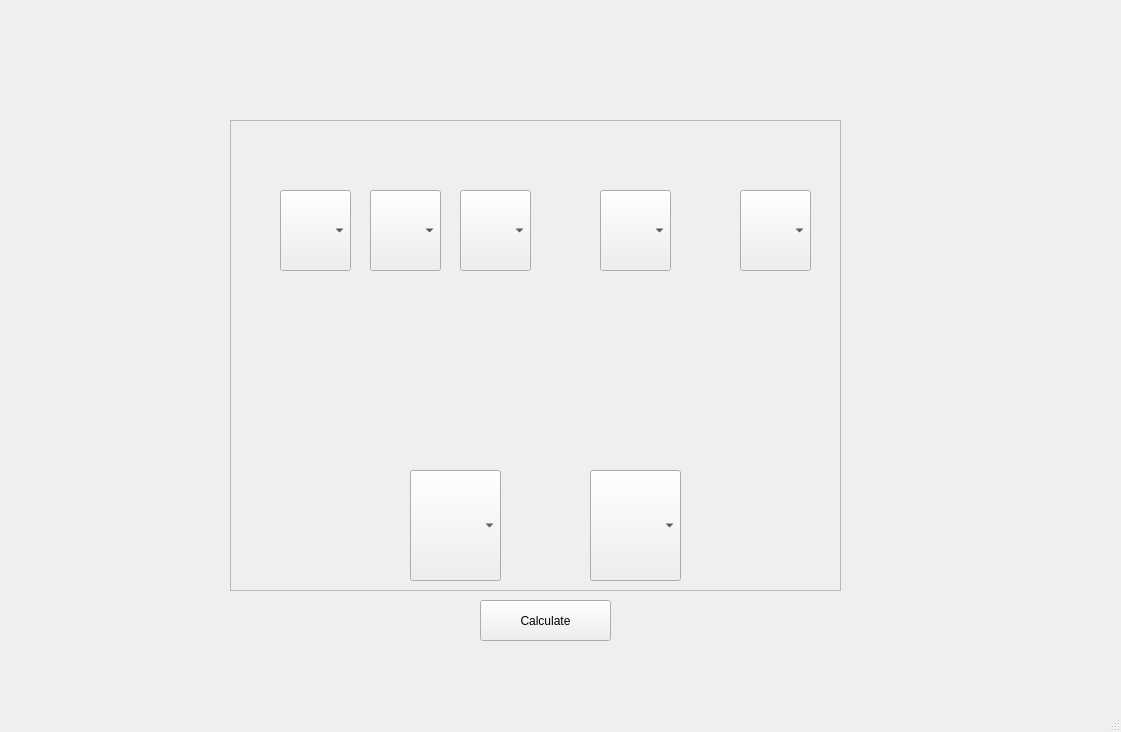
<?xml version="1.0" encoding="UTF-8"?>
<ui version="4.0">
 <class>MainWindow</class>
 <widget class="QMainWindow" name="MainWindow">
  <property name="geometry">
   <rect>
    <x>0</x>
    <y>0</y>
    <width>1121</width>
    <height>732</height>
   </rect>
  </property>
  <property name="windowTitle">
   <string>MainWindow</string>
  </property>
  <widget class="QWidget" name="centralwidget">
   <widget class="QFrame" name="frame">
    <property name="geometry">
     <rect>
      <x>230</x>
      <y>120</y>
      <width>611</width>
      <height>471</height>
     </rect>
    </property>
    <property name="styleSheet">
     <string notr="true">font: 18pt &quot;Segoe UI&quot;;</string>
    </property>
    <property name="frameShape">
     <enum>QFrame::StyledPanel</enum>
    </property>
    <property name="frameShadow">
     <enum>QFrame::Raised</enum>
    </property>
    <widget class="QComboBox" name="comboBox">
     <property name="geometry">
      <rect>
       <x>50</x>
       <y>70</y>
       <width>71</width>
       <height>81</height>
      </rect>
     </property>
     <item>
      <property name="text">
       <string/>
      </property>
     </item>
     <item>
      <property name="text">
       <string>AS</string>
      </property>
     </item>
     <item>
      <property name="text">
       <string>2S</string>
      </property>
     </item>
     <item>
      <property name="text">
       <string>3S</string>
      </property>
     </item>
     <item>
      <property name="text">
       <string>4S</string>
      </property>
     </item>
     <item>
      <property name="text">
       <string>5S</string>
      </property>
     </item>
     <item>
      <property name="text">
       <string>6S</string>
      </property>
     </item>
     <item>
      <property name="text">
       <string>7S</string>
      </property>
     </item>
     <item>
      <property name="text">
       <string>8S</string>
      </property>
     </item>
     <item>
      <property name="text">
       <string>9S</string>
      </property>
     </item>
     <item>
      <property name="text">
       <string>10S</string>
      </property>
     </item>
     <item>
      <property name="text">
       <string>JS</string>
      </property>
     </item>
     <item>
      <property name="text">
       <string>QS</string>
      </property>
     </item>
     <item>
      <property name="text">
       <string>KS</string>
      </property>
     </item>
     <item>
      <property name="text">
       <string>AC</string>
      </property>
     </item>
     <item>
      <property name="text">
       <string>2C</string>
      </property>
     </item>
     <item>
      <property name="text">
       <string>3C</string>
      </property>
     </item>
     <item>
      <property name="text">
       <string>4C</string>
      </property>
     </item>
     <item>
      <property name="text">
       <string>5C</string>
      </property>
     </item>
     <item>
      <property name="text">
       <string>6C</string>
      </property>
     </item>
     <item>
      <property name="text">
       <string>7C</string>
      </property>
     </item>
     <item>
      <property name="text">
       <string>8C</string>
      </property>
     </item>
     <item>
      <property name="text">
       <string>9C</string>
      </property>
     </item>
     <item>
      <property name="text">
       <string>10C</string>
      </property>
     </item>
     <item>
      <property name="text">
       <string>JC</string>
      </property>
     </item>
     <item>
      <property name="text">
       <string>QC</string>
      </property>
     </item>
     <item>
      <property name="text">
       <string>KC</string>
      </property>
     </item>
     <item>
      <property name="text">
       <string>AD</string>
      </property>
     </item>
     <item>
      <property name="text">
       <string>2D</string>
      </property>
     </item>
     <item>
      <property name="text">
       <string>3D</string>
      </property>
     </item>
     <item>
      <property name="text">
       <string>4D</string>
      </property>
     </item>
     <item>
      <property name="text">
       <string>5D</string>
      </property>
     </item>
     <item>
      <property name="text">
       <string>6D</string>
      </property>
     </item>
     <item>
      <property name="text">
       <string>7D</string>
      </property>
     </item>
     <item>
      <property name="text">
       <string>8D</string>
      </property>
     </item>
     <item>
      <property name="text">
       <string>9D</string>
      </property>
     </item>
     <item>
      <property name="text">
       <string>10D</string>
      </property>
     </item>
     <item>
      <property name="text">
       <string>JD</string>
      </property>
     </item>
     <item>
      <property name="text">
       <string>QD</string>
      </property>
     </item>
     <item>
      <property name="text">
       <string>KD</string>
      </property>
     </item>
     <item>
      <property name="text">
       <string>AH</string>
      </property>
     </item>
     <item>
      <property name="text">
       <string>2H</string>
      </property>
     </item>
     <item>
      <property name="text">
       <string>3H</string>
      </property>
     </item>
     <item>
      <property name="text">
       <string>4H</string>
      </property>
     </item>
     <item>
      <property name="text">
       <string>5H</string>
      </property>
     </item>
     <item>
      <property name="text">
       <string>6H</string>
      </property>
     </item>
     <item>
      <property name="text">
       <string>7H</string>
      </property>
     </item>
     <item>
      <property name="text">
       <string>8H</string>
      </property>
     </item>
     <item>
      <property name="text">
       <string>9H</string>
      </property>
     </item>
     <item>
      <property name="text">
       <string>10H</string>
      </property>
     </item>
     <item>
      <property name="text">
       <string>JH</string>
      </property>
     </item>
     <item>
      <property name="text">
       <string>QH</string>
      </property>
     </item>
     <item>
      <property name="text">
       <string>KH</string>
      </property>
     </item>
    </widget>
    <widget class="QComboBox" name="comboBox_2">
     <property name="geometry">
      <rect>
       <x>140</x>
       <y>70</y>
       <width>71</width>
       <height>81</height>
      </rect>
     </property>
     <item>
      <property name="text">
       <string/>
      </property>
     </item>
     <item>
      <property name="text">
       <string>AS</string>
      </property>
     </item>
     <item>
      <property name="text">
       <string>2S</string>
      </property>
     </item>
     <item>
      <property name="text">
       <string>3S</string>
      </property>
     </item>
     <item>
      <property name="text">
       <string>4S</string>
      </property>
     </item>
     <item>
      <property name="text">
       <string>5S</string>
      </property>
     </item>
     <item>
      <property name="text">
       <string>6S</string>
      </property>
     </item>
     <item>
      <property name="text">
       <string>7S</string>
      </property>
     </item>
     <item>
      <property name="text">
       <string>8S</string>
      </property>
     </item>
     <item>
      <property name="text">
       <string>9S</string>
      </property>
     </item>
     <item>
      <property name="text">
       <string>10S</string>
      </property>
     </item>
     <item>
      <property name="text">
       <string>JS</string>
      </property>
     </item>
     <item>
      <property name="text">
       <string>QS</string>
      </property>
     </item>
     <item>
      <property name="text">
       <string>KS</string>
      </property>
     </item>
     <item>
      <property name="text">
       <string>AC</string>
      </property>
     </item>
     <item>
      <property name="text">
       <string>2C</string>
      </property>
     </item>
     <item>
      <property name="text">
       <string>3C</string>
      </property>
     </item>
     <item>
      <property name="text">
       <string>4C</string>
      </property>
     </item>
     <item>
      <property name="text">
       <string>5C</string>
      </property>
     </item>
     <item>
      <property name="text">
       <string>6C</string>
      </property>
     </item>
     <item>
      <property name="text">
       <string>7C</string>
      </property>
     </item>
     <item>
      <property name="text">
       <string>8C</string>
      </property>
     </item>
     <item>
      <property name="text">
       <string>9C</string>
      </property>
     </item>
     <item>
      <property name="text">
       <string>10C</string>
      </property>
     </item>
     <item>
      <property name="text">
       <string>JC</string>
      </property>
     </item>
     <item>
      <property name="text">
       <string>QC</string>
      </property>
     </item>
     <item>
      <property name="text">
       <string>KC</string>
      </property>
     </item>
     <item>
      <property name="text">
       <string>AD</string>
      </property>
     </item>
     <item>
      <property name="text">
       <string>2D</string>
      </property>
     </item>
     <item>
      <property name="text">
       <string>3D</string>
      </property>
     </item>
     <item>
      <property name="text">
       <string>4D</string>
      </property>
     </item>
     <item>
      <property name="text">
       <string>5D</string>
      </property>
     </item>
     <item>
      <property name="text">
       <string>6D</string>
      </property>
     </item>
     <item>
      <property name="text">
       <string>7D</string>
      </property>
     </item>
     <item>
      <property name="text">
       <string>8D</string>
      </property>
     </item>
     <item>
      <property name="text">
       <string>9D</string>
      </property>
     </item>
     <item>
      <property name="text">
       <string>10D</string>
      </property>
     </item>
     <item>
      <property name="text">
       <string>JD</string>
      </property>
     </item>
     <item>
      <property name="text">
       <string>QD</string>
      </property>
     </item>
     <item>
      <property name="text">
       <string>KD</string>
      </property>
     </item>
     <item>
      <property name="text">
       <string>AH</string>
      </property>
     </item>
     <item>
      <property name="text">
       <string>2H</string>
      </property>
     </item>
     <item>
      <property name="text">
       <string>3H</string>
      </property>
     </item>
     <item>
      <property name="text">
       <string>4H</string>
      </property>
     </item>
     <item>
      <property name="text">
       <string>5H</string>
      </property>
     </item>
     <item>
      <property name="text">
       <string>6H</string>
      </property>
     </item>
     <item>
      <property name="text">
       <string>7H</string>
      </property>
     </item>
     <item>
      <property name="text">
       <string>8H</string>
      </property>
     </item>
     <item>
      <property name="text">
       <string>9H</string>
      </property>
     </item>
     <item>
      <property name="text">
       <string>10H</string>
      </property>
     </item>
     <item>
      <property name="text">
       <string>JH</string>
      </property>
     </item>
     <item>
      <property name="text">
       <string>QH</string>
      </property>
     </item>
     <item>
      <property name="text">
       <string>KH</string>
      </property>
     </item>
    </widget>
    <widget class="QComboBox" name="comboBox_3">
     <property name="geometry">
      <rect>
       <x>230</x>
       <y>70</y>
       <width>71</width>
       <height>81</height>
      </rect>
     </property>
     <item>
      <property name="text">
       <string/>
      </property>
     </item>
     <item>
      <property name="text">
       <string>AS</string>
      </property>
     </item>
     <item>
      <property name="text">
       <string>2S</string>
      </property>
     </item>
     <item>
      <property name="text">
       <string>3S</string>
      </property>
     </item>
     <item>
      <property name="text">
       <string>4S</string>
      </property>
     </item>
     <item>
      <property name="text">
       <string>5S</string>
      </property>
     </item>
     <item>
      <property name="text">
       <string>6S</string>
      </property>
     </item>
     <item>
      <property name="text">
       <string>7S</string>
      </property>
     </item>
     <item>
      <property name="text">
       <string>8S</string>
      </property>
     </item>
     <item>
      <property name="text">
       <string>9S</string>
      </property>
     </item>
     <item>
      <property name="text">
       <string>10S</string>
      </property>
     </item>
     <item>
      <property name="text">
       <string>JS</string>
      </property>
     </item>
     <item>
      <property name="text">
       <string>QS</string>
      </property>
     </item>
     <item>
      <property name="text">
       <string>KS</string>
      </property>
     </item>
     <item>
      <property name="text">
       <string>AC</string>
      </property>
     </item>
     <item>
      <property name="text">
       <string>2C</string>
      </property>
     </item>
     <item>
      <property name="text">
       <string>3C</string>
      </property>
     </item>
     <item>
      <property name="text">
       <string>4C</string>
      </property>
     </item>
     <item>
      <property name="text">
       <string>5C</string>
      </property>
     </item>
     <item>
      <property name="text">
       <string>6C</string>
      </property>
     </item>
     <item>
      <property name="text">
       <string>7C</string>
      </property>
     </item>
     <item>
      <property name="text">
       <string>8C</string>
      </property>
     </item>
     <item>
      <property name="text">
       <string>9C</string>
      </property>
     </item>
     <item>
      <property name="text">
       <string>10C</string>
      </property>
     </item>
     <item>
      <property name="text">
       <string>JC</string>
      </property>
     </item>
     <item>
      <property name="text">
       <string>QC</string>
      </property>
     </item>
     <item>
      <property name="text">
       <string>KC</string>
      </property>
     </item>
     <item>
      <property name="text">
       <string>AD</string>
      </property>
     </item>
     <item>
      <property name="text">
       <string>2D</string>
      </property>
     </item>
     <item>
      <property name="text">
       <string>3D</string>
      </property>
     </item>
     <item>
      <property name="text">
       <string>4D</string>
      </property>
     </item>
     <item>
      <property name="text">
       <string>5D</string>
      </property>
     </item>
     <item>
      <property name="text">
       <string>6D</string>
      </property>
     </item>
     <item>
      <property name="text">
       <string>7D</string>
      </property>
     </item>
     <item>
      <property name="text">
       <string>8D</string>
      </property>
     </item>
     <item>
      <property name="text">
       <string>9D</string>
      </property>
     </item>
     <item>
      <property name="text">
       <string>10D</string>
      </property>
     </item>
     <item>
      <property name="text">
       <string>JD</string>
      </property>
     </item>
     <item>
      <property name="text">
       <string>QD</string>
      </property>
     </item>
     <item>
      <property name="text">
       <string>KD</string>
      </property>
     </item>
     <item>
      <property name="text">
       <string>AH</string>
      </property>
     </item>
     <item>
      <property name="text">
       <string>2H</string>
      </property>
     </item>
     <item>
      <property name="text">
       <string>3H</string>
      </property>
     </item>
     <item>
      <property name="text">
       <string>4H</string>
      </property>
     </item>
     <item>
      <property name="text">
       <string>5H</string>
      </property>
     </item>
     <item>
      <property name="text">
       <string>6H</string>
      </property>
     </item>
     <item>
      <property name="text">
       <string>7H</string>
      </property>
     </item>
     <item>
      <property name="text">
       <string>8H</string>
      </property>
     </item>
     <item>
      <property name="text">
       <string>9H</string>
      </property>
     </item>
     <item>
      <property name="text">
       <string>10H</string>
      </property>
     </item>
     <item>
      <property name="text">
       <string>JH</string>
      </property>
     </item>
     <item>
      <property name="text">
       <string>QH</string>
      </property>
     </item>
     <item>
      <property name="text">
       <string>KH</string>
      </property>
     </item>
    </widget>
    <widget class="QComboBox" name="comboBox_4">
     <property name="geometry">
      <rect>
       <x>370</x>
       <y>70</y>
       <width>71</width>
       <height>81</height>
      </rect>
     </property>
     <item>
      <property name="text">
       <string/>
      </property>
     </item>
     <item>
      <property name="text">
       <string>AS</string>
      </property>
     </item>
     <item>
      <property name="text">
       <string>2S</string>
      </property>
     </item>
     <item>
      <property name="text">
       <string>3S</string>
      </property>
     </item>
     <item>
      <property name="text">
       <string>4S</string>
      </property>
     </item>
     <item>
      <property name="text">
       <string>5S</string>
      </property>
     </item>
     <item>
      <property name="text">
       <string>6S</string>
      </property>
     </item>
     <item>
      <property name="text">
       <string>7S</string>
      </property>
     </item>
     <item>
      <property name="text">
       <string>8S</string>
      </property>
     </item>
     <item>
      <property name="text">
       <string>9S</string>
      </property>
     </item>
     <item>
      <property name="text">
       <string>10S</string>
      </property>
     </item>
     <item>
      <property name="text">
       <string>JS</string>
      </property>
     </item>
     <item>
      <property name="text">
       <string>QS</string>
      </property>
     </item>
     <item>
      <property name="text">
       <string>KS</string>
      </property>
     </item>
     <item>
      <property name="text">
       <string>AC</string>
      </property>
     </item>
     <item>
      <property name="text">
       <string>2C</string>
      </property>
     </item>
     <item>
      <property name="text">
       <string>3C</string>
      </property>
     </item>
     <item>
      <property name="text">
       <string>4C</string>
      </property>
     </item>
     <item>
      <property name="text">
       <string>5C</string>
      </property>
     </item>
     <item>
      <property name="text">
       <string>6C</string>
      </property>
     </item>
     <item>
      <property name="text">
       <string>7C</string>
      </property>
     </item>
     <item>
      <property name="text">
       <string>8C</string>
      </property>
     </item>
     <item>
      <property name="text">
       <string>9C</string>
      </property>
     </item>
     <item>
      <property name="text">
       <string>10C</string>
      </property>
     </item>
     <item>
      <property name="text">
       <string>JC</string>
      </property>
     </item>
     <item>
      <property name="text">
       <string>QC</string>
      </property>
     </item>
     <item>
      <property name="text">
       <string>KC</string>
      </property>
     </item>
     <item>
      <property name="text">
       <string>AD</string>
      </property>
     </item>
     <item>
      <property name="text">
       <string>2D</string>
      </property>
     </item>
     <item>
      <property name="text">
       <string>3D</string>
      </property>
     </item>
     <item>
      <property name="text">
       <string>4D</string>
      </property>
     </item>
     <item>
      <property name="text">
       <string>5D</string>
      </property>
     </item>
     <item>
      <property name="text">
       <string>6D</string>
      </property>
     </item>
     <item>
      <property name="text">
       <string>7D</string>
      </property>
     </item>
     <item>
      <property name="text">
       <string>8D</string>
      </property>
     </item>
     <item>
      <property name="text">
       <string>9D</string>
      </property>
     </item>
     <item>
      <property name="text">
       <string>10D</string>
      </property>
     </item>
     <item>
      <property name="text">
       <string>JD</string>
      </property>
     </item>
     <item>
      <property name="text">
       <string>QD</string>
      </property>
     </item>
     <item>
      <property name="text">
       <string>KD</string>
      </property>
     </item>
     <item>
      <property name="text">
       <string>AH</string>
      </property>
     </item>
     <item>
      <property name="text">
       <string>2H</string>
      </property>
     </item>
     <item>
      <property name="text">
       <string>3H</string>
      </property>
     </item>
     <item>
      <property name="text">
       <string>4H</string>
      </property>
     </item>
     <item>
      <property name="text">
       <string>5H</string>
      </property>
     </item>
     <item>
      <property name="text">
       <string>6H</string>
      </property>
     </item>
     <item>
      <property name="text">
       <string>7H</string>
      </property>
     </item>
     <item>
      <property name="text">
       <string>8H</string>
      </property>
     </item>
     <item>
      <property name="text">
       <string>9H</string>
      </property>
     </item>
     <item>
      <property name="text">
       <string>10H</string>
      </property>
     </item>
     <item>
      <property name="text">
       <string>JH</string>
      </property>
     </item>
     <item>
      <property name="text">
       <string>QH</string>
      </property>
     </item>
     <item>
      <property name="text">
       <string>KH</string>
      </property>
     </item>
    </widget>
    <widget class="QComboBox" name="comboBox_5">
     <property name="geometry">
      <rect>
       <x>510</x>
       <y>70</y>
       <width>71</width>
       <height>81</height>
      </rect>
     </property>
     <item>
      <property name="text">
       <string/>
      </property>
     </item>
     <item>
      <property name="text">
       <string>AS</string>
      </property>
     </item>
     <item>
      <property name="text">
       <string>2S</string>
      </property>
     </item>
     <item>
      <property name="text">
       <string>3S</string>
      </property>
     </item>
     <item>
      <property name="text">
       <string>4S</string>
      </property>
     </item>
     <item>
      <property name="text">
       <string>5S</string>
      </property>
     </item>
     <item>
      <property name="text">
       <string>6S</string>
      </property>
     </item>
     <item>
      <property name="text">
       <string>7S</string>
      </property>
     </item>
     <item>
      <property name="text">
       <string>8S</string>
      </property>
     </item>
     <item>
      <property name="text">
       <string>9S</string>
      </property>
     </item>
     <item>
      <property name="text">
       <string>10S</string>
      </property>
     </item>
     <item>
      <property name="text">
       <string>JS</string>
      </property>
     </item>
     <item>
      <property name="text">
       <string>QS</string>
      </property>
     </item>
     <item>
      <property name="text">
       <string>KS</string>
      </property>
     </item>
     <item>
      <property name="text">
       <string>AC</string>
      </property>
     </item>
     <item>
      <property name="text">
       <string>2C</string>
      </property>
     </item>
     <item>
      <property name="text">
       <string>3C</string>
      </property>
     </item>
     <item>
      <property name="text">
       <string>4C</string>
      </property>
     </item>
     <item>
      <property name="text">
       <string>5C</string>
      </property>
     </item>
     <item>
      <property name="text">
       <string>6C</string>
      </property>
     </item>
     <item>
      <property name="text">
       <string>7C</string>
      </property>
     </item>
     <item>
      <property name="text">
       <string>8C</string>
      </property>
     </item>
     <item>
      <property name="text">
       <string>9C</string>
      </property>
     </item>
     <item>
      <property name="text">
       <string>10C</string>
      </property>
     </item>
     <item>
      <property name="text">
       <string>JC</string>
      </property>
     </item>
     <item>
      <property name="text">
       <string>QC</string>
      </property>
     </item>
     <item>
      <property name="text">
       <string>KC</string>
      </property>
     </item>
     <item>
      <property name="text">
       <string>AD</string>
      </property>
     </item>
     <item>
      <property name="text">
       <string>2D</string>
      </property>
     </item>
     <item>
      <property name="text">
       <string>3D</string>
      </property>
     </item>
     <item>
      <property name="text">
       <string>4D</string>
      </property>
     </item>
     <item>
      <property name="text">
       <string>5D</string>
      </property>
     </item>
     <item>
      <property name="text">
       <string>6D</string>
      </property>
     </item>
     <item>
      <property name="text">
       <string>7D</string>
      </property>
     </item>
     <item>
      <property name="text">
       <string>8D</string>
      </property>
     </item>
     <item>
      <property name="text">
       <string>9D</string>
      </property>
     </item>
     <item>
      <property name="text">
       <string>10D</string>
      </property>
     </item>
     <item>
      <property name="text">
       <string>JD</string>
      </property>
     </item>
     <item>
      <property name="text">
       <string>QD</string>
      </property>
     </item>
     <item>
      <property name="text">
       <string>KD</string>
      </property>
     </item>
     <item>
      <property name="text">
       <string>AH</string>
      </property>
     </item>
     <item>
      <property name="text">
       <string>2H</string>
      </property>
     </item>
     <item>
      <property name="text">
       <string>3H</string>
      </property>
     </item>
     <item>
      <property name="text">
       <string>4H</string>
      </property>
     </item>
     <item>
      <property name="text">
       <string>5H</string>
      </property>
     </item>
     <item>
      <property name="text">
       <string>6H</string>
      </property>
     </item>
     <item>
      <property name="text">
       <string>7H</string>
      </property>
     </item>
     <item>
      <property name="text">
       <string>8H</string>
      </property>
     </item>
     <item>
      <property name="text">
       <string>9H</string>
      </property>
     </item>
     <item>
      <property name="text">
       <string>10H</string>
      </property>
     </item>
     <item>
      <property name="text">
       <string>JH</string>
      </property>
     </item>
     <item>
      <property name="text">
       <string>QH</string>
      </property>
     </item>
     <item>
      <property name="text">
       <string>KH</string>
      </property>
     </item>
    </widget>
    <widget class="QComboBox" name="comboBox_6">
     <property name="geometry">
      <rect>
       <x>180</x>
       <y>350</y>
       <width>91</width>
       <height>111</height>
      </rect>
     </property>
     <item>
      <property name="text">
       <string/>
      </property>
     </item>
     <item>
      <property name="text">
       <string>AS</string>
      </property>
     </item>
     <item>
      <property name="text">
       <string>2S</string>
      </property>
     </item>
     <item>
      <property name="text">
       <string>3S</string>
      </property>
     </item>
     <item>
      <property name="text">
       <string>4S</string>
      </property>
     </item>
     <item>
      <property name="text">
       <string>5S</string>
      </property>
     </item>
     <item>
      <property name="text">
       <string>6S</string>
      </property>
     </item>
     <item>
      <property name="text">
       <string>7S</string>
      </property>
     </item>
     <item>
      <property name="text">
       <string>8S</string>
      </property>
     </item>
     <item>
      <property name="text">
       <string>9S</string>
      </property>
     </item>
     <item>
      <property name="text">
       <string>10S</string>
      </property>
     </item>
     <item>
      <property name="text">
       <string>JS</string>
      </property>
     </item>
     <item>
      <property name="text">
       <string>QS</string>
      </property>
     </item>
     <item>
      <property name="text">
       <string>KS</string>
      </property>
     </item>
     <item>
      <property name="text">
       <string>AC</string>
      </property>
     </item>
     <item>
      <property name="text">
       <string>2C</string>
      </property>
     </item>
     <item>
      <property name="text">
       <string>3C</string>
      </property>
     </item>
     <item>
      <property name="text">
       <string>4C</string>
      </property>
     </item>
     <item>
      <property name="text">
       <string>5C</string>
      </property>
     </item>
     <item>
      <property name="text">
       <string>6C</string>
      </property>
     </item>
     <item>
      <property name="text">
       <string>7C</string>
      </property>
     </item>
     <item>
      <property name="text">
       <string>8C</string>
      </property>
     </item>
     <item>
      <property name="text">
       <string>9C</string>
      </property>
     </item>
     <item>
      <property name="text">
       <string>10C</string>
      </property>
     </item>
     <item>
      <property name="text">
       <string>JC</string>
      </property>
     </item>
     <item>
      <property name="text">
       <string>QC</string>
      </property>
     </item>
     <item>
      <property name="text">
       <string>KC</string>
      </property>
     </item>
     <item>
      <property name="text">
       <string>AD</string>
      </property>
     </item>
     <item>
      <property name="text">
       <string>2D</string>
      </property>
     </item>
     <item>
      <property name="text">
       <string>3D</string>
      </property>
     </item>
     <item>
      <property name="text">
       <string>4D</string>
      </property>
     </item>
     <item>
      <property name="text">
       <string>5D</string>
      </property>
     </item>
     <item>
      <property name="text">
       <string>6D</string>
      </property>
     </item>
     <item>
      <property name="text">
       <string>7D</string>
      </property>
     </item>
     <item>
      <property name="text">
       <string>8D</string>
      </property>
     </item>
     <item>
      <property name="text">
       <string>9D</string>
      </property>
     </item>
     <item>
      <property name="text">
       <string>10D</string>
      </property>
     </item>
     <item>
      <property name="text">
       <string>JD</string>
      </property>
     </item>
     <item>
      <property name="text">
       <string>QD</string>
      </property>
     </item>
     <item>
      <property name="text">
       <string>KD</string>
      </property>
     </item>
     <item>
      <property name="text">
       <string>AH</string>
      </property>
     </item>
     <item>
      <property name="text">
       <string>2H</string>
      </property>
     </item>
     <item>
      <property name="text">
       <string>3H</string>
      </property>
     </item>
     <item>
      <property name="text">
       <string>4H</string>
      </property>
     </item>
     <item>
      <property name="text">
       <string>5H</string>
      </property>
     </item>
     <item>
      <property name="text">
       <string>6H</string>
      </property>
     </item>
     <item>
      <property name="text">
       <string>7H</string>
      </property>
     </item>
     <item>
      <property name="text">
       <string>8H</string>
      </property>
     </item>
     <item>
      <property name="text">
       <string>9H</string>
      </property>
     </item>
     <item>
      <property name="text">
       <string>10H</string>
      </property>
     </item>
     <item>
      <property name="text">
       <string>JH</string>
      </property>
     </item>
     <item>
      <property name="text">
       <string>QH</string>
      </property>
     </item>
     <item>
      <property name="text">
       <string>KH</string>
      </property>
     </item>
    </widget>
    <widget class="QComboBox" name="comboBox_7">
     <property name="geometry">
      <rect>
       <x>360</x>
       <y>350</y>
       <width>91</width>
       <height>111</height>
      </rect>
     </property>
     <item>
      <property name="text">
       <string/>
      </property>
     </item>
     <item>
      <property name="text">
       <string>AS</string>
      </property>
     </item>
     <item>
      <property name="text">
       <string>2S</string>
      </property>
     </item>
     <item>
      <property name="text">
       <string>3S</string>
      </property>
     </item>
     <item>
      <property name="text">
       <string>4S</string>
      </property>
     </item>
     <item>
      <property name="text">
       <string>5S</string>
      </property>
     </item>
     <item>
      <property name="text">
       <string>6S</string>
      </property>
     </item>
     <item>
      <property name="text">
       <string>7S</string>
      </property>
     </item>
     <item>
      <property name="text">
       <string>8S</string>
      </property>
     </item>
     <item>
      <property name="text">
       <string>9S</string>
      </property>
     </item>
     <item>
      <property name="text">
       <string>10S</string>
      </property>
     </item>
     <item>
      <property name="text">
       <string>JS</string>
      </property>
     </item>
     <item>
      <property name="text">
       <string>QS</string>
      </property>
     </item>
     <item>
      <property name="text">
       <string>KS</string>
      </property>
     </item>
     <item>
      <property name="text">
       <string>AC</string>
      </property>
     </item>
     <item>
      <property name="text">
       <string>2C</string>
      </property>
     </item>
     <item>
      <property name="text">
       <string>3C</string>
      </property>
     </item>
     <item>
      <property name="text">
       <string>4C</string>
      </property>
     </item>
     <item>
      <property name="text">
       <string>5C</string>
      </property>
     </item>
     <item>
      <property name="text">
       <string>6C</string>
      </property>
     </item>
     <item>
      <property name="text">
       <string>7C</string>
      </property>
     </item>
     <item>
      <property name="text">
       <string>8C</string>
      </property>
     </item>
     <item>
      <property name="text">
       <string>9C</string>
      </property>
     </item>
     <item>
      <property name="text">
       <string>10C</string>
      </property>
     </item>
     <item>
      <property name="text">
       <string>JC</string>
      </property>
     </item>
     <item>
      <property name="text">
       <string>QC</string>
      </property>
     </item>
     <item>
      <property name="text">
       <string>KC</string>
      </property>
     </item>
     <item>
      <property name="text">
       <string>AD</string>
      </property>
     </item>
     <item>
      <property name="text">
       <string>2D</string>
      </property>
     </item>
     <item>
      <property name="text">
       <string>3D</string>
      </property>
     </item>
     <item>
      <property name="text">
       <string>4D</string>
      </property>
     </item>
     <item>
      <property name="text">
       <string>5D</string>
      </property>
     </item>
     <item>
      <property name="text">
       <string>6D</string>
      </property>
     </item>
     <item>
      <property name="text">
       <string>7D</string>
      </property>
     </item>
     <item>
      <property name="text">
       <string>8D</string>
      </property>
     </item>
     <item>
      <property name="text">
       <string>9D</string>
      </property>
     </item>
     <item>
      <property name="text">
       <string>10D</string>
      </property>
     </item>
     <item>
      <property name="text">
       <string>JD</string>
      </property>
     </item>
     <item>
      <property name="text">
       <string>QD</string>
      </property>
     </item>
     <item>
      <property name="text">
       <string>KD</string>
      </property>
     </item>
     <item>
      <property name="text">
       <string>AH</string>
      </property>
     </item>
     <item>
      <property name="text">
       <string>2H</string>
      </property>
     </item>
     <item>
      <property name="text">
       <string>3H</string>
      </property>
     </item>
     <item>
      <property name="text">
       <string>4H</string>
      </property>
     </item>
     <item>
      <property name="text">
       <string>5H</string>
      </property>
     </item>
     <item>
      <property name="text">
       <string>6H</string>
      </property>
     </item>
     <item>
      <property name="text">
       <string>7H</string>
      </property>
     </item>
     <item>
      <property name="text">
       <string>8H</string>
      </property>
     </item>
     <item>
      <property name="text">
       <string>9H</string>
      </property>
     </item>
     <item>
      <property name="text">
       <string>10H</string>
      </property>
     </item>
     <item>
      <property name="text">
       <string>JH</string>
      </property>
     </item>
     <item>
      <property name="text">
       <string>QH</string>
      </property>
     </item>
     <item>
      <property name="text">
       <string>KH</string>
      </property>
     </item>
    </widget>
   </widget>
   <widget class="QPushButton" name="pushButton">
    <property name="geometry">
     <rect>
      <x>480</x>
      <y>600</y>
      <width>131</width>
      <height>41</height>
     </rect>
    </property>
    <property name="text">
     <string>Calculate</string>
    </property>
   </widget>
  </widget>
  <widget class="QMenuBar" name="menubar">
   <property name="geometry">
    <rect>
     <x>0</x>
     <y>0</y>
     <width>1121</width>
     <height>22</height>
    </rect>
   </property>
  </widget>
  <widget class="QStatusBar" name="statusbar"/>
 </widget>
 <resources/>
 <connections/>
</ui>
